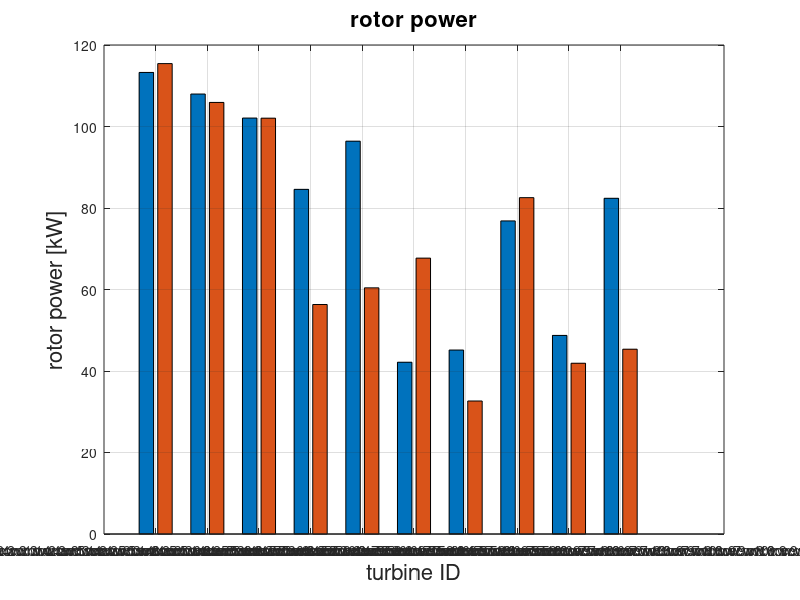

Reproduce this figure in MATLAB. (Note: this script raises an error after producing the figure.)
clear all
close all
clc

addpath([pwd filesep 'xticklabel_rotate']);
 
%% from casr: smooth seabed segregated solver
U_bulk         = 1;
turbine.ID     = 1:7;
turbine.rotSpd = [11.5 11.5 11.5 11.5 11.5 11.5 11.5];
turbine.torque = [3.187963e+05                3.506795e+05                3.716944e+05                3.882443e+05                4.006441e+05                4.093185e+05                4.134846e+05];
turbine.inflow = [1.741981e+00           1.800208e+00           1.835678e+00           1.863480e+00           1.884234e+00           1.898711e+00           1.907829e+00 ];
turbine.thrust = [3.686588e+05             3.887513e+05             4.000466e+05             4.089090e+05             4.155357e+05             4.201635e+05             4.195241e+05 ];





turbine.torque = [94053.964610, ...
                    95855.776925; ...
                    89654.798216, ...
                    87943.917231; ...
                    84758.778970, ...
                    84735.756633; ...
                    70230.960153, ...
                    46765.286279; ...
                    80048.143742, ...
                    50161.460969; ...
                    35001.779963, ...
                    56216.965703; ...
                    37486.241031, ...
                    27102.265796; ...
                    63798.662392, ...
                    68540.414264; ...
                    40466.583080, ...
                    34797.740277; ...
                    68409.881725, ...
                    37658.739317];

turbine.rotSpd = 11.5; %.* ones(1,20);
turbine.ID = 1:20;



specs = ['1: ccw', ...
        ' 1: cw', ...
		' 2: ccw', ...
        ' 2: cw', ...
        ' 3: ccw', ...
        ' 3: cw', ...
        ' 4: ccw', ...
        ' 4: cw', ...
        ' 5: ccw', ...
        ' 5: cw', ...
        ' 6: ccw', ...
        ' 6: cw', ...
        ' 7: ccw', ...
        ' 7: cw', ...
        ' 8: ccw', ...
        ' 8: cw', ...
        ' 9: ccw', ...
        ' 9: cw', ...
        '10: ccw', ...
        '10: cw'];








%%
turbine.power = turbine.torque .* turbine.rotSpd .* (pi/30);


%%
figure

bar(turbine.power ./ 1000) % plot in kilo Watts
% bar(specs, turbine.power ./ 1000) % plot in kilo Watts

title('rotor power', 'FontSize', 16); 
xlabel('turbine ID', 'FontSize', 16)
ylabel('rotor power [kW]', 'FontSize', 16)

grid on
box on



		
    
 set(gca,'xticklabel',specs)

xticklabel_rotate([],45,[],'Fontsize',14)



%%
figure

bar(turbine.torque ./ 1000) % plot in kilo Newton-meters

title('rotor torque', 'FontSize', 16); 
xlabel('turbine ID', 'FontSize', 16)
ylabel('rotor torque [kN-m]', 'FontSize', 16)

grid on
box on

%%
figure

bar(turbine.thrust ./ 1000) % plot in kilo Newtons

title('rotor thrust', 'FontSize', 16); 
xlabel('turbine ID', 'FontSize', 16)
ylabel('rotor thrust [kN]', 'FontSize', 16)

grid on
box on

%%
figure

bar(turbine.inflow)

title('turbine inflow speed', 'FontSize', 16); 
xlabel('turbine ID', 'FontSize', 16)
ylabel('inflow speed [m/s]', 'FontSize', 16)

grid on
box on